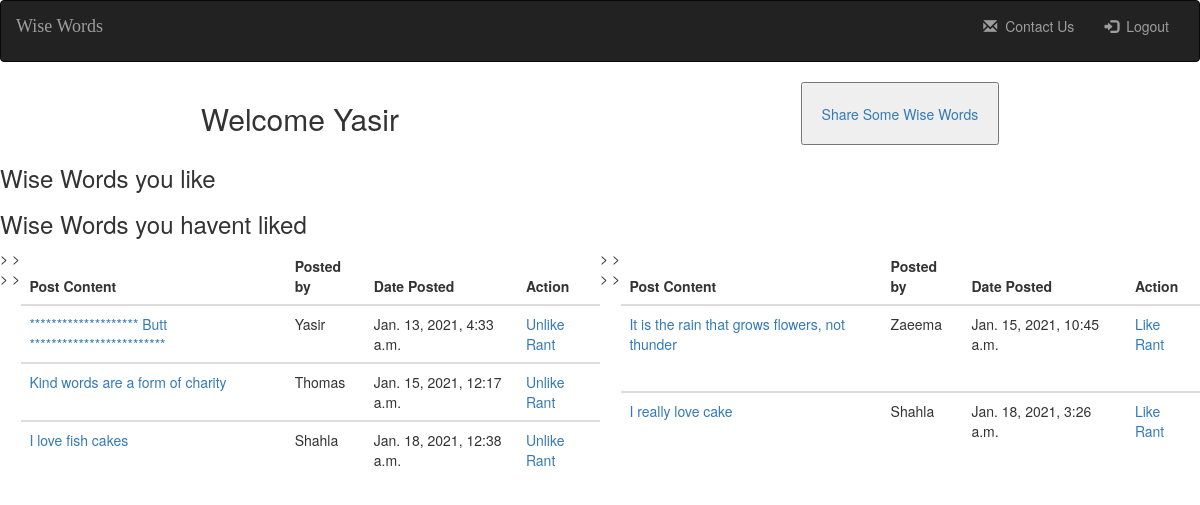
Page /homepage (signed in) on the committed database.
### wise_words_app/models.py (models this page shows)
class User(models.Model):
    firstName = models.CharField(max_length=15)
    lastName = models.CharField(max_length=15)
    email = models.CharField(max_length=15)
    password = models.CharField(max_length=20)
    created_at = models.DateTimeField(auto_now_add=True)
    updated_at = models.DateTimeField(auto_now=True)
    objects = UserManager() #must connect the validatons to our user models

class Post(models.Model): # This will be a one to many relationship between User and Post
    wiseWords = models.TextField(max_length=15)
    uploader = models.ForeignKey(User, related_name="post_uploader", on_delete = models.CASCADE ) # Here I am, making the one to many relationship to User class, related name is how I want the user to access the post
    likes = models.ManyToManyField(User, related_name="posts_liked") # If there is a many to many relationship here then put it in the second class after the one its connected to
    created_at = models.DateTimeField(auto_now_add=True)
    updated_at = models.DateTimeField(auto_now=True)
    objects = PostManager() #must connect the validatons to our user models

### wise_words_app/views.py (the view, shortened to what this page needs)
# urls.py: path('homepage', views.homepage), # .something is the method we have created in views
def homepage(request):
    context = { # Here we are passing in sessions information to the template to display which use has logged in
        'loggedInUser' : User.objects.get(id = request.session['loggedInIdForSessions']), # In a dictionary key value pairs are seperated by a colon
        'allPosts' : Post.objects.all(), # After typing this out here we go to out html and {{ }} what we named all the posts here...which is allPosts
        'likedPosts' : Post.objects.filter(Q(likes=User.objects.get(id = request.session['loggedInIdForSessions'])) | Q(uploader=User.objects.get(id = request.session['loggedInIdForSessions'])) ), # HERE I AM A BIT CONFUSED, here we need to show the posts liked by the logged in user
        'notLikedPosts' : Post.objects.exclude(Q(likes=User.objects.get(id = request.session['loggedInIdForSessions'])) | Q(uploader=User.objects.get(id = request.session['loggedInIdForSessions'])) ) # HERE I AM A BIT CONFUSED
    }
    return render(request, "homepage.html", context) #here we are rendering the hompage

### wise_words_app/templates/homepage.html (shortened to what this page needs)
<!DOCTYPE html>
<html lang="en">
<head>
  {% load static %}
  <link rel="stylesheet" href="{% static 'style/style.css' %}">
  <link rel="stylesheet" href="{% static 'style/table.css' %}">
  <link rel="stylesheet" href="https://maxcdn.bootstrapcdn.com/bootstrap/3.3.6/css/bootstrap.min.css">
</head>
<body>
  <div>
    <nav class="navbar navbar-inverse">
      <div class=container-fluid>
        <a class="navbar-brand" href="">Wise Words</a>
        <div class="collapse navbar-collapse" id="topNavBar">
          <ul class="nav navbar-nav navbar-right">
            <li class="">
              <a href="/contactUs">
                <span class="glyphicon glyphicon-envelope" aria-hidden="true"></span>&nbsp; Contact Us
              </a>
            </li>
            <li class="">
              <a href="/logout">
                <span class="glyphicon glyphicon-log-in" aria-hidden="true"></span>&nbsp; Logout
              </a>
            </li>
          </ul>
        </div>
      </div>
    </nav>
  </div>
  <div class="welcomeBox">
    <h2>Welcome {{loggedInUser.firstName}}</h2>
    <button><a class="btn btn-outline-info" href="/addPost">Share Some Wise Words</a></button>
  </div>
  <h3>Wise Words you like</h3>
  <h3>Wise Words you havent liked</h3>
  <div class="duo">
    <table class="table table-hover">
      <thead>
        <tr>
          <th scope="col">Post Content</th>>
          <th scope="col">Posted by</th>>
          <th scope="col">Date Posted</th>>
          <th scope="col">Action</th>>
        </tr>
      </thead>
      {% for postObject in likedPosts %}
      <tbody>
        <tr>
          <td scope="row"><a href="/wiseWords/{{postObject.id}}">{{postObject.wiseWords}}</a></td>
          <td>{{postObject.uploader.firstName.capitalize}}</td>
          <td>{{postObject.created_at}}</td>
          <td><a href="/Unlike/{{postObject.id}}">Unlike Rant</a></td>
        </tr>
      </tbody>
      {% endfor%}
    </table>
    <table class="table table-hover">
      <thead class="thead-dark">
        <tr>
          <th scope="col">Post Content</th>>
          <th scope="col">Posted by</th>>
          <th scope="col">Date Posted</th>>
          <th scope="col">Action</th>>
        </tr>
      </thead>
      {% for postObject in notLikedPosts %}
      <tbody>
        <tr>
          <td scope="row"><a href="/wiseWords/{{postObject.id}}">{{postObject.wiseWords}}</a></td>
          <td>{{postObject.uploader.firstName.capitalize}}</td>
          <td>{{postObject.created_at}}</td>
          <td><a href="/like/{{postObject.id}}">Like Rant</a>  </td>
        </tr>
      </tbody>
      {% endfor%}
    </table>
  </div>
</body>
</html>

### wise_words_app/static/style/style.css (style rules this page uses)
li { margin-bottom: 10px; }
.navbar { border-radius: 0; }
.navbar-brand { font-family: 'Satisfy', cursive; }
.duo { display: inline-flex; justify-content: space-between; }

### wise_words_app/static/style/table.css (style rules this page uses)
.welcomeBox { display: flex; justify-content: space-around; }

### rows in the picture
User: firstName "Yasir"
Post: wiseWords "******************** Butt *************************", uploader.firstName "Yasir", created_at "Jan. 13, 2021, 4:33 a.m."
Post: wiseWords "Kind words are a form of charity", uploader.firstName "Thomas", created_at "Jan. 15, 2021, 12:17 a.m."
Post: wiseWords "I love fish cakes", uploader.firstName "Shahla", created_at "Jan. 18, 2021, 12:38 a.m."
Post: wiseWords "It is the rain that grows flowers, not thunder", uploader.firstName "Zaeema", created_at "Jan. 15, 2021, 10:45 a.m."
Post: wiseWords "I really love cake", uploader.firstName "Shahla", created_at "Jan. 18, 2021, 3:26 a.m."
